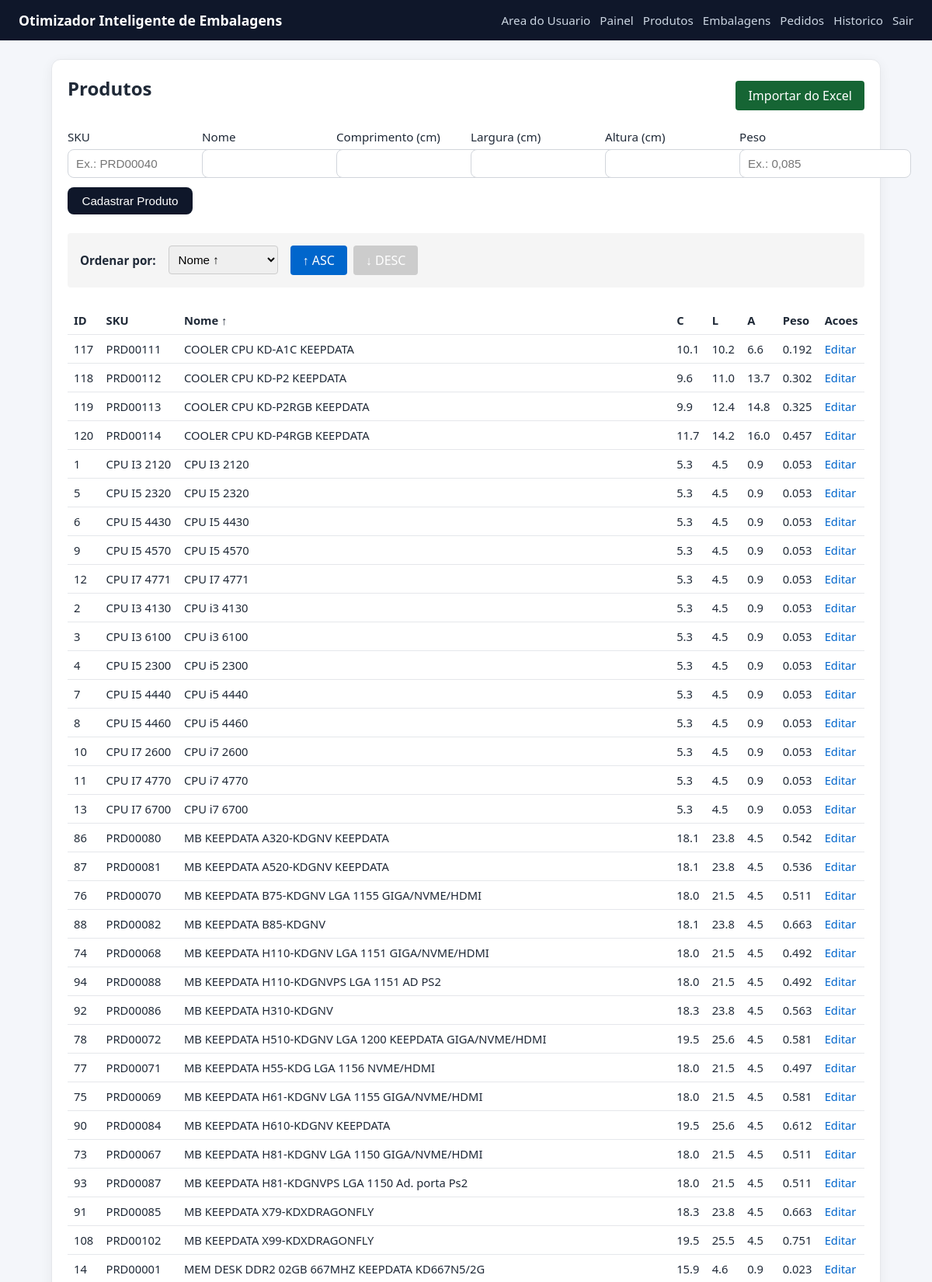
Page /products (signed in, upper part) on the committed database.
### tables this page shows
CREATE TABLE products (
                id INTEGER PRIMARY KEY AUTOINCREMENT,
                name TEXT NOT NULL UNIQUE,
                length_cm REAL NOT NULL,
                width_cm REAL NOT NULL,
                height_cm REAL NOT NULL,
                weight REAL NOT NULL
            , sku TEXT);

### shipping_ai/app_volum.py (the view, shortened to what this page needs)
@app.route("/products", methods=["GET", "POST"])
@admin_required
def products():
    sort_by = request.args.get("sort_by", "name")
    order = request.args.get("order", "ASC")
    rows = list_products(DB_PATH, sort_by=sort_by, order=order)
    return render_template(
        "products.html",
        products=rows,
        current_sort_by=sort_by,
        current_order=order
    )

### shipping_ai/app_volum.py (called while the page is built)
def admin_required(view_func):
    @wraps(view_func)
    def _wrapped(*args, **kwargs):
        if not session.get("is_admin"):
            next_url = request.path
            return redirect(url_for("admin_login", next=next_url))
        return view_func(*args, **kwargs)
    return _wrapped

### shipping_ai/database.py (called while the page is built)
def get_connection(db_path):
    conn = sqlite3.connect(db_path)
    conn.row_factory = sqlite3.Row
    return conn

def list_products(db_path, sort_by="name", order="ASC"):
    valid_columns = {"id", "sku", "name", "length_cm", "width_cm", "height_cm", "weight"}
    valid_orders = {"ASC", "DESC"}
    sort_by = sort_by if sort_by in valid_columns else "name"
    order = order.upper() if order.upper() in valid_orders else "ASC"
    with closing(get_connection(db_path)) as conn:
        query = f"SELECT * FROM products ORDER BY {sort_by} {order}"
        rows = conn.execute(query).fetchall()
    return rows

### shipping_ai/templates/products.html (shortened to what this page needs)
{% extends 'base.html' %}
{% block content %}
<section class="card">
    <div style="display: flex; justify-content: space-between; align-items: center; margin-bottom: 1rem;">
        <h2>Produtos</h2>
        <a href="{{ url_for('import_products_route') }}" style="padding: 0.5rem 1rem; background: #166534; color: #ffffff; text-decoration: none; border-radius: 4px;">Importar do Excel</a>
    </div>
    <form method="post" class="form-grid cols-3">
        <label>SKU
            <input type="text" name="sku" placeholder="Ex.: PRD00040">
        </label>
        <label>Nome
            <input type="text" name="name" required>
        </label>
        <label>Comprimento (cm)
            <input type="number" step="0.01" min="0" name="length_cm" required>
        </label>
        <label>Largura (cm)
            <input type="number" step="0.01" min="0" name="width_cm" required>
        </label>
        <label>Altura (cm)
            <input type="number" step="0.01" min="0" name="height_cm" required>
        </label>
        <label>Peso
            <input type="number" step="0.001" min="0" name="weight" inputmode="decimal" lang="pt-BR" placeholder="Ex.: 0,085" required>
        </label>
        <button type="submit">Cadastrar Produto</button>
    </form>
    <div style="margin: 1.5rem 0; padding: 1rem; background: #f5f5f5; border-radius: 4px;">
        <div style="display: flex; gap: 1rem; align-items: center; flex-wrap: wrap;">
            <label for="sort_select" style="margin: 0; font-weight: bold;">Ordenar por:</label>
            <select id="sort_select" onchange="updateSort(this.value)" style="padding: 0.5rem; border: 1px solid #ccc; border-radius: 4px;">
                <option value="" {% if current_sort_by == 'name' %}selected{% endif %}>Nome ↑</option>
            </select>
            <div style="display: flex; gap: 0.5rem;">
                <a href="{{ url_for('products', sort_by=current_sort_by, order='ASC') }}"
                   style="padding: 0.5rem 1rem; background: {% if current_order == 'ASC' %}#0066cc{% else %}#ccc{% endif %}; color: white; text-decoration: none; border-radius: 4px; cursor: pointer;"
                   title="Crescente">
                    ↑ ASC
                </a>
                <a href="{{ url_for('products', sort_by=current_sort_by, order='DESC') }}"
                   style="padding: 0.5rem 1rem; background: {% if current_order == 'DESC' %}#0066cc{% else %}#ccc{% endif %}; color: white; text-decoration: none; border-radius: 4px; cursor: pointer;"
                   title="Decrescente">
                    ↓ DESC
                </a>
            </div>
        </div>
    </div>
    <table>
        <thead>
            <tr>
                <th><a href="{{ url_for('products', sort_by='id', order='ASC' if current_sort_by != 'id' else ('DESC' if current_order == 'ASC' else 'ASC')) }}" style="color: inherit; text-decoration: none; cursor: pointer;">ID {% if current_sort_by == 'id' %}{{ '↑' if current_order == 'ASC' else '↓' }}{% endif %}</a></th>
                <th><a href="{{ url_for('products', sort_by='sku', order='ASC' if current_sort_by != 'sku' else ('DESC' if current_order == 'ASC' else 'ASC')) }}" style="color: inherit; text-decoration: none; cursor: pointer;">SKU {% if current_sort_by == 'sku' %}{{ '↑' if current_order == 'ASC' else '↓' }}{% endif %}</a></th>
                <th><a href="{{ url_for('products', sort_by='name', order='ASC' if current_sort_by != 'name' else ('DESC' if current_order == 'ASC' else 'ASC')) }}" style="color: inherit; text-decoration: none; cursor: pointer;">Nome {% if current_sort_by == 'name' %}{{ '↑' if current_order == 'ASC' else '↓' }}{% endif %}</a></th>
                <th><a href="{{ url_for('products', sort_by='length_cm', order='ASC' if current_sort_by != 'length_cm' else ('DESC' if current_order == 'ASC' else 'ASC')) }}" style="color: inherit; text-decoration: none; cursor: pointer;">C {% if current_sort_by == 'length_cm' %}{{ '↑' if current_order == 'ASC' else '↓' }}{% endif %}</a></th>
                <th><a href="{{ url_for('products', sort_by='width_cm', order='ASC' if current_sort_by != 'width_cm' else ('DESC' if current_order == 'ASC' else 'ASC')) }}" style="color: inherit; text-decoration: none; cursor: pointer;">L {% if current_sort_by == 'width_cm' %}{{ '↑' if current_order == 'ASC' else '↓' }}{% endif %}</a></th>
                <th><a href="{{ url_for('products', sort_by='height_cm', order='ASC' if current_sort_by != 'height_cm' else ('DESC' if current_order == 'ASC' else 'ASC')) }}" style="color: inherit; text-decoration: none; cursor: pointer;">A {% if current_sort_by == 'height_cm' %}{{ '↑' if current_order == 'ASC' else '↓' }}{% endif %}</a></th>
                <th><a href="{{ url_for('products', sort_by='weight', order='ASC' if current_sort_by != 'weight' else ('DESC' if current_order == 'ASC' else 'ASC')) }}" style="color: inherit; text-decoration: none; cursor: pointer;">Peso {% if current_sort_by == 'weight' %}{{ '↑' if current_order == 'ASC' else '↓' }}{% endif %}</a></th>
                <th>Acoes</th>
            </tr>
        </thead>
        <tbody>
        {% for p in products %}
            <tr>
                <td>{{ p['id'] }}</td>
                <td>{{ p['sku'] or '-' }}</td>
                <td>{{ p['name'] }}</td>
                <td>{{ p['length_cm'] }}</td>
                <td>{{ p['width_cm'] }}</td>
                <td>{{ p['height_cm'] }}</td>
                <td>{{ p['weight'] }}</td>
                <td>
                    <a href="{{ url_for('product_edit', product_id=p['id']) }}" style="color: #0066cc; text-decoration: none;">Editar</a>
                </td>
            </tr>
        {% else %}
            <tr><td colspan="8">Nenhum produto cadastrado.</td></tr>
        {% endfor %}
        </tbody>
    </table>
</section>
{% endblock %}

### shipping_ai/static/style.css (style rules this page uses)
* { box-sizing: border-box; }
body { margin: 0; font-family: Segoe UI, Tahoma, sans-serif; background: #f4f6fa; color: #1f2937; }
.card { background: #fff; border-radius: 12px; padding: 20px; border: 1px solid #e5e7eb; box-shadow: 0 4px 16px rgba(15, 23, 42, 0.06); margin-bottom: 18px; }
h2, h3 { margin-top: 0; }
.form-grid { display: grid; gap: 12px; }
.form-grid.cols-3 { grid-template-columns: repeat(auto-fit, minmax(150px, 1fr)); }
label { display: grid; gap: 6px; font-size: 0.95rem; word-break: break-word; }
input, select, button { padding: 9px 10px; border-radius: 8px; border: 1px solid #d1d5db; font-size: 0.95rem; }
button, .btn { background: #0f172a; color: #fff; border: 0; cursor: pointer; text-decoration: none; display: inline-block; }
table { width: 100%; border-collapse: collapse; margin-top: 12px; }
th, td { border-bottom: 1px solid #e5e7eb; text-align: left; padding: 8px; font-size: 0.92rem; }

### rows in the picture
products: id "117", sku "PRD00111", name "COOLER CPU KD-A1C KEEPDATA", length_cm "10.1", width_cm "10.2", height_cm "6.6", weight "0.192"
products: id "118", sku "PRD00112", name "COOLER CPU KD-P2 KEEPDATA", length_cm "9.6", width_cm "11.0", height_cm "13.7", weight "0.302"
products: id "119", sku "PRD00113", name "COOLER CPU KD-P2RGB KEEPDATA", length_cm "9.9", width_cm "12.4", height_cm "14.8", weight "0.325"
products: id "120", sku "PRD00114", name "COOLER CPU KD-P4RGB KEEPDATA", length_cm "11.7", width_cm "14.2", height_cm "16.0", weight "0.457"
products: id "1", sku "CPU I3 2120", name "CPU I3 2120", length_cm "5.3", width_cm "4.5", height_cm "0.9", weight "0.053"
products: id "5", sku "CPU I5 2320", name "CPU I5 2320", length_cm "5.3", width_cm "4.5", height_cm "0.9", weight "0.053"
products: id "6", sku "CPU I5 4430", name "CPU I5 4430", length_cm "5.3", width_cm "4.5", height_cm "0.9", weight "0.053"
products: id "9", sku "CPU I5 4570", name "CPU I5 4570", length_cm "5.3", width_cm "4.5", height_cm "0.9", weight "0.053"
products: id "12", sku "CPU I7 4771", name "CPU I7 4771", length_cm "5.3", width_cm "4.5", height_cm "0.9", weight "0.053"
products: id "2", sku "CPU I3 4130", name "CPU i3 4130", length_cm "5.3", width_cm "4.5", height_cm "0.9", weight "0.053"
products: id "3", sku "CPU I3 6100", name "CPU i3 6100", length_cm "5.3", width_cm "4.5", height_cm "0.9", weight "0.053"
products: id "4", sku "CPU I5 2300", name "CPU i5 2300", length_cm "5.3", width_cm "4.5", height_cm "0.9", weight "0.053"
products: id "7", sku "CPU I5 4440", name "CPU i5 4440", length_cm "5.3", width_cm "4.5", height_cm "0.9", weight "0.053"
products: id "8", sku "CPU I5 4460", name "CPU i5 4460", length_cm "5.3", width_cm "4.5", height_cm "0.9", weight "0.053"
products: id "10", sku "CPU I7 2600", name "CPU i7 2600", length_cm "5.3", width_cm "4.5", height_cm "0.9", weight "0.053"
products: id "11", sku "CPU I7 4770", name "CPU i7 4770", length_cm "5.3", width_cm "4.5", height_cm "0.9", weight "0.053"
products: id "13", sku "CPU I7 6700", name "CPU i7 6700", length_cm "5.3", width_cm "4.5", height_cm "0.9", weight "0.053"
products: id "86", sku "PRD00080", name "MB KEEPDATA A320-KDGNV KEEPDATA", length_cm "18.1", width_cm "23.8", height_cm "4.5", weight "0.542"
products: id "87", sku "PRD00081", name "MB KEEPDATA A520-KDGNV KEEPDATA", length_cm "18.1", width_cm "23.8", height_cm "4.5", weight "0.536"
products: id "76", sku "PRD00070", name "MB KEEPDATA B75-KDGNV LGA 1155 GIGA/NVME/HDMI", length_cm "18.0", width_cm "21.5", height_cm "4.5", weight "0.511"
products: id "88", sku "PRD00082", name "MB KEEPDATA B85-KDGNV", length_cm "18.1", width_cm "23.8", height_cm "4.5", weight "0.663"
products: id "74", sku "PRD00068", name "MB KEEPDATA H110-KDGNV LGA 1151 GIGA/NVME/HDMI", length_cm "18.0", width_cm "21.5", height_cm "4.5", weight "0.492"
products: id "94", sku "PRD00088", name "MB KEEPDATA H110-KDGNVPS LGA 1151 AD PS2", length_cm "18.0", width_cm "21.5", height_cm "4.5", weight "0.492"
products: id "92", sku "PRD00086", name "MB KEEPDATA H310-KDGNV", length_cm "18.3", width_cm "23.8", height_cm "4.5", weight "0.563"
products: id "78", sku "PRD00072", name "MB KEEPDATA H510-KDGNV LGA 1200 KEEPDATA GIGA/NVME/HDMI", length_cm "19.5", width_cm "25.6", height_cm "4.5", weight "0.581"
products: id "77", sku "PRD00071", name "MB KEEPDATA H55-KDG LGA 1156 NVME/HDMI", length_cm "18.0", width_cm "21.5", height_cm "4.5", weight "0.497"
products: id "75", sku "PRD00069", name "MB KEEPDATA H61-KDGNV LGA 1155 GIGA/NVME/HDMI", length_cm "18.0", width_cm "21.5", height_cm "4.5", weight "0.581"
products: id "90", sku "PRD00084", name "MB KEEPDATA H610-KDGNV KEEPDATA", length_cm "19.5", width_cm "25.6", height_cm "4.5", weight "0.612"
products: id "73", sku "PRD00067", name "MB KEEPDATA H81-KDGNV LGA 1150 GIGA/NVME/HDMI", length_cm "18.0", width_cm "21.5", height_cm "4.5", weight "0.511"
products: id "93", sku "PRD00087", name "MB KEEPDATA H81-KDGNVPS LGA 1150 Ad. porta Ps2", length_cm "18.0", width_cm "21.5", height_cm "4.5", weight "0.511"
products: id "91", sku "PRD00085", name "MB KEEPDATA X79-KDXDRAGONFLY", length_cm "18.3", width_cm "23.8", height_cm "4.5", weight "0.663"
products: id "108", sku "PRD00102", name "MB KEEPDATA X99-KDXDRAGONFLY", length_cm "19.5", width_cm "25.5", height_cm "4.5", weight "0.751"
products: id "14", sku "PRD00001", name "MEM DESK DDR2 02GB 667MHZ KEEPDATA KD667N5/2G", length_cm "15.9", width_cm "4.6", height_cm "0.9", weight "0.023"

### other values in the picture
{{ '↑' if current_order == 'ASC' else '↓' }} "↑"
